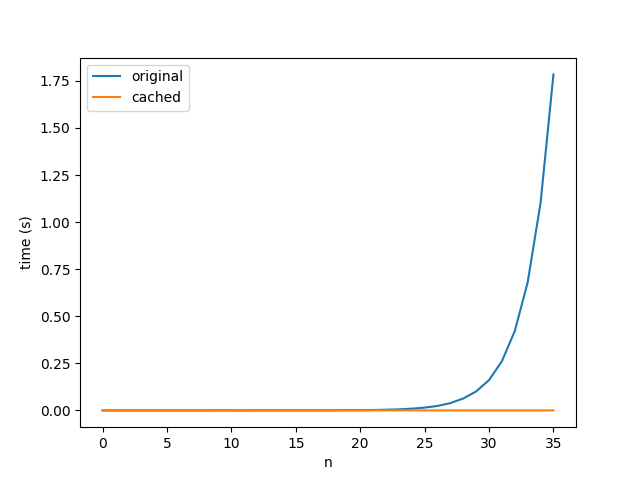

Generate this figure with Python:
from functools import cache
from timeit import timeit

import matplotlib.pyplot as plt


def func_original(n: int) -> int:
    if n == 0 or n == 1:
        return n

    return func_original(n - 1) + func_original(n - 2)


@cache
def func_cached(n: int) -> int:
    if n == 0 or n == 1:
        return n

    return func_cached(n - 1) + func_cached(n - 2)


original_times = []
cached_times = []
iterations = 10
for i in range(0, 36):
    original_time = timeit("func_original(i)", globals=globals(), number=iterations) / iterations
    cached_time = timeit("func_cached(i)", globals=globals(), number=iterations) / iterations

    print(f"n={i}, original={original_time}, cached={cached_time}")

    original_times.append(original_time)
    cached_times.append(cached_time)

plt.plot(original_times, label="original")
plt.plot(cached_times, label="cached")
plt.legend()
plt.xlabel("n")
plt.ylabel("time (s)")
plt.savefig("ex1.5.png")
